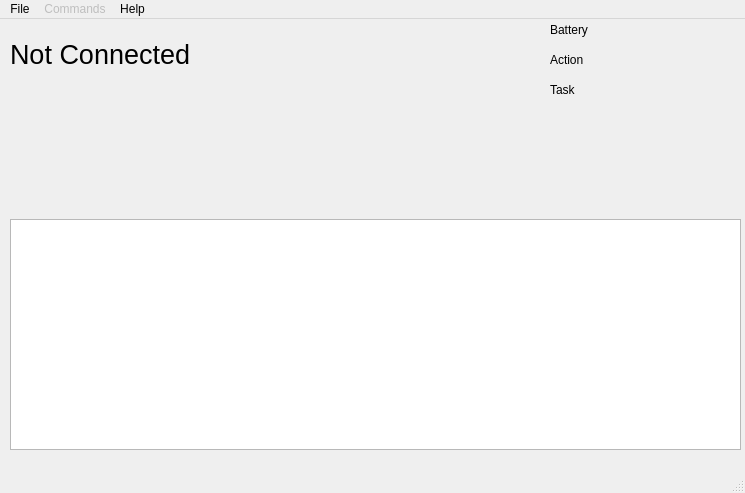
<?xml version="1.0" encoding="UTF-8"?>
<ui version="4.0">
 <class>MainWindow</class>
 <widget class="QMainWindow" name="MainWindow">
  <property name="geometry">
   <rect>
    <x>0</x>
    <y>0</y>
    <width>745</width>
    <height>493</height>
   </rect>
  </property>
  <property name="windowTitle">
   <string>MainWindow</string>
  </property>
  <widget class="QWidget" name="centralWidget">
   <widget class="QLabel" name="statusLabel">
    <property name="geometry">
     <rect>
      <x>10</x>
      <y>10</y>
      <width>331</width>
      <height>51</height>
     </rect>
    </property>
    <property name="font">
     <font>
      <pointsize>20</pointsize>
     </font>
    </property>
    <property name="text">
     <string>Not Connected</string>
    </property>
   </widget>
   <widget class="QLabel" name="label">
    <property name="geometry">
     <rect>
      <x>550</x>
      <y>0</y>
      <width>61</width>
      <height>21</height>
     </rect>
    </property>
    <property name="text">
     <string>Battery</string>
    </property>
   </widget>
   <widget class="QLabel" name="label_2">
    <property name="geometry">
     <rect>
      <x>550</x>
      <y>30</y>
      <width>61</width>
      <height>21</height>
     </rect>
    </property>
    <property name="text">
     <string>Action</string>
    </property>
   </widget>
   <widget class="QLabel" name="label_3">
    <property name="geometry">
     <rect>
      <x>550</x>
      <y>60</y>
      <width>61</width>
      <height>21</height>
     </rect>
    </property>
    <property name="text">
     <string>Task</string>
    </property>
   </widget>
   <widget class="QLabel" name="batteryLabel">
    <property name="geometry">
     <rect>
      <x>610</x>
      <y>0</y>
      <width>115</width>
      <height>21</height>
     </rect>
    </property>
    <property name="text">
     <string/>
    </property>
   </widget>
   <widget class="QLabel" name="actionLabel">
    <property name="geometry">
     <rect>
      <x>610</x>
      <y>30</y>
      <width>115</width>
      <height>21</height>
     </rect>
    </property>
    <property name="text">
     <string/>
    </property>
   </widget>
   <widget class="QLabel" name="taskLabel">
    <property name="geometry">
     <rect>
      <x>610</x>
      <y>60</y>
      <width>115</width>
      <height>21</height>
     </rect>
    </property>
    <property name="text">
     <string/>
    </property>
   </widget>
   <widget class="QTextBrowser" name="logView">
    <property name="geometry">
     <rect>
      <x>10</x>
      <y>200</y>
      <width>731</width>
      <height>231</height>
     </rect>
    </property>
   </widget>
  </widget>
  <widget class="QMenuBar" name="menuBar">
   <property name="geometry">
    <rect>
     <x>0</x>
     <y>0</y>
     <width>745</width>
     <height>22</height>
    </rect>
   </property>
   <widget class="QMenu" name="menuConnect">
    <property name="title">
     <string>File</string>
    </property>
    <addaction name="actionConnect"/>
    <addaction name="actionExit"/>
   </widget>
   <widget class="QMenu" name="menuCommand">
    <property name="enabled">
     <bool>false</bool>
    </property>
    <property name="title">
     <string>Commands</string>
    </property>
    <addaction name="actionHalt"/>
    <addaction name="actionReturn"/>
    <addaction name="actionRelease"/>
    <addaction name="actionSetSpeed"/>
   </widget>
   <widget class="QMenu" name="menuHelp">
    <property name="title">
     <string>Help</string>
    </property>
    <addaction name="actionUsage"/>
    <addaction name="actionAbout"/>
   </widget>
   <addaction name="menuConnect"/>
   <addaction name="menuCommand"/>
   <addaction name="menuHelp"/>
  </widget>
  <widget class="QStatusBar" name="statusBar"/>
  <action name="actionConnect">
   <property name="text">
    <string>Connect</string>
   </property>
  </action>
  <action name="actionHalt">
   <property name="text">
    <string>Halt</string>
   </property>
  </action>
  <action name="actionReturn">
   <property name="text">
    <string>Return</string>
   </property>
  </action>
  <action name="actionRelease">
   <property name="text">
    <string>Release</string>
   </property>
  </action>
  <action name="actionSetSpeed">
   <property name="text">
    <string>SetSpeed</string>
   </property>
  </action>
  <action name="actionExit">
   <property name="text">
    <string>Exit</string>
   </property>
  </action>
  <action name="actionUsage">
   <property name="text">
    <string>Usage</string>
   </property>
  </action>
  <action name="actionAbout">
   <property name="text">
    <string>About</string>
   </property>
  </action>
 </widget>
 <layoutdefault spacing="6" margin="11"/>
 <resources/>
 <connections/>
</ui>
